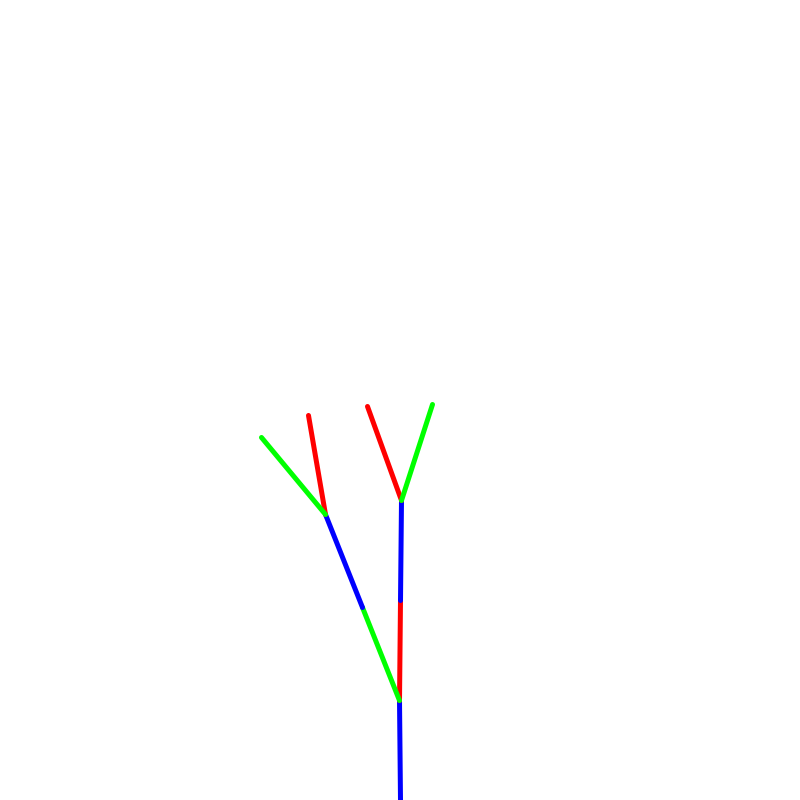
Frame 1 (no input)
Frame 60 (the mouse pressed at the canvas centre just before this capture): identical to frame 1, image omitted
Frame 120 (the mouse held since frame 60 and released just before this capture): identical to frame 1, image omitted

The Processing sketch that drew this single still picture (run headless with seeded random() and noise(); from frame 60 on, the mouse is pressed at the canvas centre):

// Processing sketch: TREE
// ── TREE.pde
void setup() {

  // canvas
  size(800, 800);
  
  // white background
  background(255, 255, 255);

  // start tree off...
  startTree();
}

// drawTree
// Purpose: Draws a tree with a certain number of levels of recursion
//
// Parameters:     depth          How many levels to recurse
void drawTree(int depth) {

  // Exit condition for recursion
  if (depth > 0) {
    // base - 100 pixels long
    stroke(0, 0, 255); // blue
    line(0, 0, 100, 0);

    // move to end of base to draw branches
    translate(100, 0);

    // draw left branch
    pushMatrix();
    float leftRotation = random(-35, 20);
    println ("L " + leftRotation);
    rotate(radians(leftRotation));
    stroke(255, 0, 0); // red
    line(0, 0, 100, 0); // draw branch
    translate(100, 0); // translate to end before drawing next Y
    drawTree(depth-1);
    popMatrix();

    // draw right branch
    pushMatrix();
    float rightRotation = random(-35, 20);
    println ("R " +rightRotation);
    rotate(radians(rightRotation));
    stroke(0, 255, 0); // green
    line(0, 0, 100, 0); // draw branch
    translate(100, 0); // translate to end before drawing next Y
    drawTree(depth-1);
    popMatrix();
  }
}

void draw() {
  
}

// startTree
// Purpose: Refresh the screen and start a new tree
//
// Parameters:    none
void startTree() {

  // paint a white rectangle to cover up old tree
  fill(255, 255, 255);
  noStroke();
  rect(0, 0, width, height);

  // origin to middle of bottom of window
  translate(width/2, height);

  // draw tree starting upright
  rotate(radians(-90));

  // thicker branches
  strokeWeight(5);

  // start tree off...
  drawTree(2);
}
